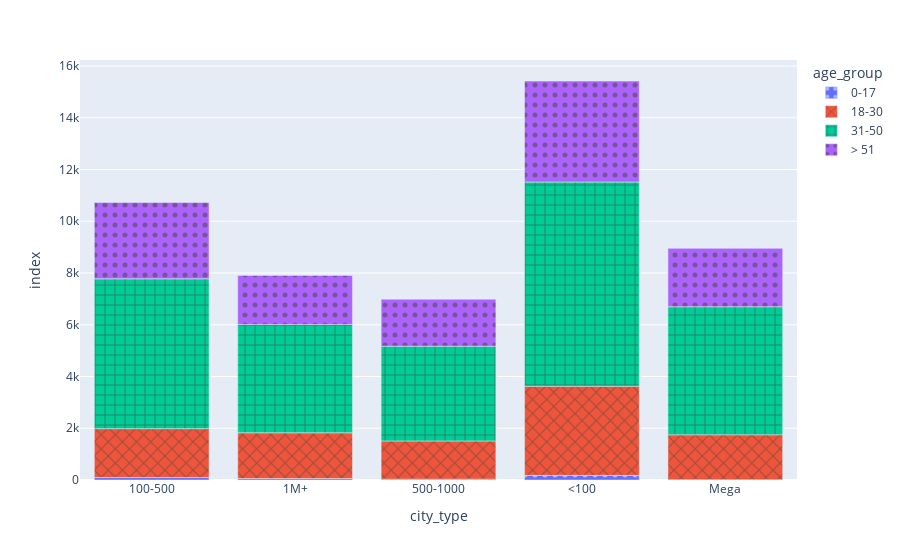

This figure's notebook cell:
### Code cell
fig = px.bar(age_city_group, x="city_type", y="index", color="age_group", pattern_shape="age_group", pattern_shape_sequence=[".", "x", "+"])
fig.show()

# вывод: наибольшее кол-во клиентов в мелких городах, целевая возрастная группа от 31 до 50 лет

### Figure 1 — Plotly figure (JSON) as saved in the notebook; plotly's stock layout.template omitted (floating-point values rounded to 4 significant figures)
{"data": [{"alignmentgroup": "True", "hovertemplate": "age_group=0-17<br>city_type=%{x}<br>index=%{y}<extra></extra>", "legendgroup": "0-17", "marker": {"color": "#636efa", "pattern": {"shape": "."}}, "name": "0-17", "offsetgroup": "0-17", "orientation": "v", "showlegend": true, "textposition": "auto", "type": "bar", "x": ["100-500", "1M+", "500-1000", "<100", "Mega"], "xaxis": "x", "y": [95, 56, 33, 178, 10], "yaxis": "y"}, {"alignmentgroup": "True", "hovertemplate": "age_group=18-30<br>city_type=%{x}<br>index=%{y}<extra></extra>", "legendgroup": "18-30", "marker": {"color": "#EF553B", "pattern": {"shape": "x"}}, "name": "18-30", "offsetgroup": "18-30", "orientation": "v", "showlegend": true, "textposition": "auto", "type": "bar", "x": ["100-500", "1M+", "500-1000", "<100", "Mega"], "xaxis": "x", "y": [1890, 1768, 1477, 3446, 1739], "yaxis": "y"}, {"alignmentgroup": "True", "hovertemplate": "age_group=31-50<br>city_type=%{x}<br>index=%{y}<extra></extra>", "legendgroup": "31-50", "marker": {"color": "#00cc96", "pattern": {"shape": "+"}}, "name": "31-50", "offsetgroup": "31-50", "orientation": "v", "showlegend": true, "textposition": "auto", "type": "bar", "x": ["100-500", "1M+", "500-1000", "<100", "Mega"], "xaxis": "x", "y": [5790, 4190, 3661, 7893, 4948], "yaxis": "y"}, {"alignmentgroup": "True", "hovertemplate": "age_group=> 51<br>city_type=%{x}<br>index=%{y}<extra></extra>", "legendgroup": "> 51", "marker": {"color": "#ab63fa", "pattern": {"shape": "."}}, "name": "> 51", "offsetgroup": "> 51", "orientation": "v", "showlegend": true, "textposition": "auto", "type": "bar", "x": ["100-500", "1M+", "500-1000", "<100", "Mega"], "xaxis": "x", "y": [2952, 1894, 1819, 3904, 2257], "yaxis": "y"}], "layout": {"barmode": "relative", "legend": {"title": {"text": "age_group"}, "tracegroupgap": 0}, "margin": {"t": 60}, "xaxis": {"anchor": "y", "domain": [0, 1], "title": {"text": "city_type"}}, "yaxis": {"anchor": "x", "domain": [0, 1], "title": {"text": "index"}}}}
